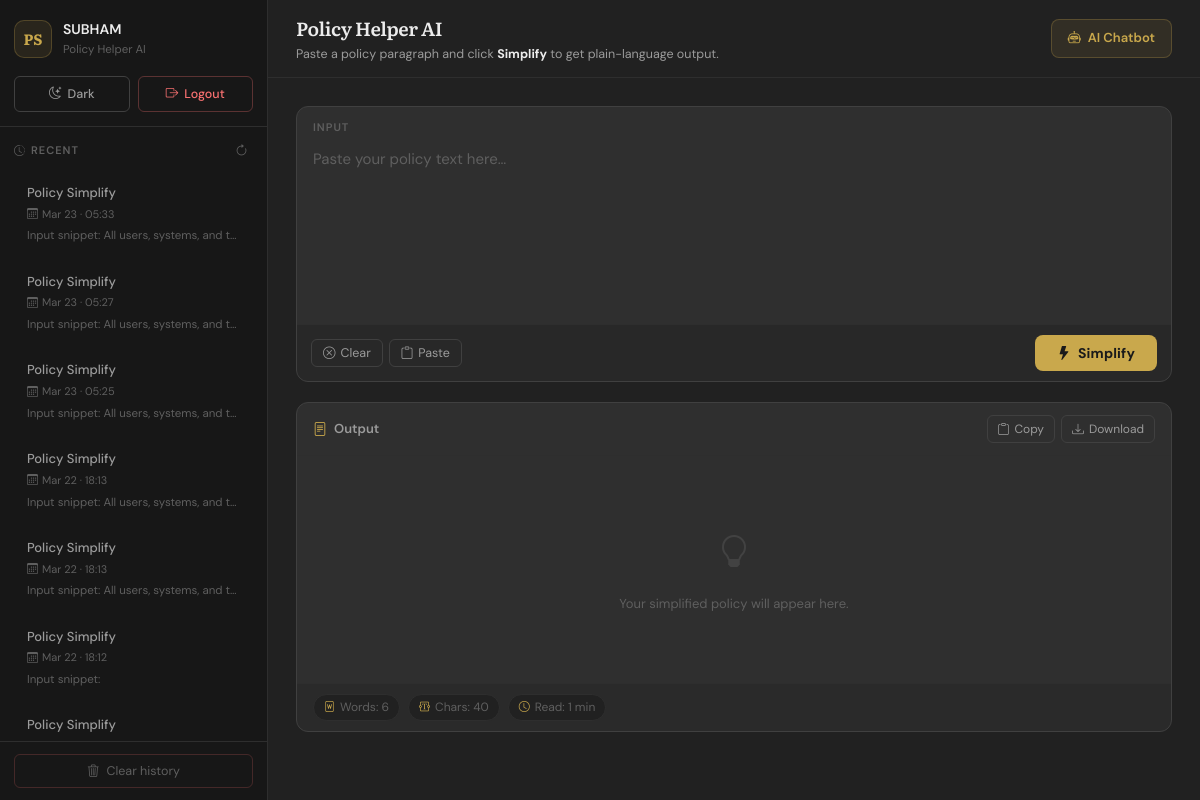
The page /index (signed in) on the database its author committed.
### app.py (models this page shows)
class User(db.Model):
    id = db.Column(db.Integer, primary_key=True)
    username = db.Column(db.String(150), unique=True, nullable=False)
    email = db.Column(db.String(150), unique=True, nullable=False)
    password_hash = db.Column(db.String(256), nullable=False)
    reset_token = db.Column(db.String(256), nullable=True)
    is_admin = db.Column(db.Boolean, default=False)
    activities = db.relationship('Activity', backref='user', lazy='dynamic')

class Activity(db.Model):
    id = db.Column(db.Integer, primary_key=True)
    user_id = db.Column(db.Integer, db.ForeignKey('user.id'), nullable=True)
    action = db.Column(db.String(100), nullable=False)
    details = db.Column(db.Text, nullable=True)
    ip_address = db.Column(db.String(64), nullable=True)
    timestamp = db.Column(db.DateTime, default=datetime.utcnow, index=True)

### app.py (the view, shortened to what this page needs)
@app.route('/index', methods=['GET', 'POST'])
def index():
    if "username" not in session:
        flash("Login required.", "danger")
        return redirect(url_for('login'))
    output = ""
    user_activities = []
    username = session.get('username')
    user = User.query.filter_by(username=username).first() if username else None
    if user:
        user_activities = Activity.query.filter(
            Activity.user_id == user.id,
            Activity.action.in_(["policy_simplify", "policy_simplify_anonymous"])
        ).order_by(Activity.timestamp.desc()).limit(10).all()
    return render_template("index.html", output=output, activities=user_activities, username=username)

### templates/index.html (shortened to what this page needs)
<!doctype html>
<html lang="en">
<head>
  <link href="https://cdn.jsdelivr.net/npm/bootstrap-icons@1.10.5/font/bootstrap-icons.css" rel="stylesheet">
</head>
<body>
<div class="layout">
  <aside class="sidebar">
    <div class="sidebar-top">
      <div class="brand">
        <div class="logo">PS</div>
        <div class="brand-text">
          <div class="brand-name">{{ username or 'Guest' }}</div>
          <div class="brand-sub">Policy Helper AI</div>
        </div>
      </div>
      <div class="sidebar-actions">
        <button id="themeToggle" class="s-btn s-btn-theme">
        </button>
        <a href="{{ url_for('logout') }}" class="s-btn s-btn-logout">
          <i class="bi bi-box-arrow-right"></i> Logout
        </a>
      </div>
    </div>
    <div class="sidebar-section">
      <div class="section-label">
        <span><i class="bi bi-clock-history" style="margin-right:5px;"></i>Recent</span>
        <button class="refresh-btn" id="refreshActs" title="Refresh"><i class="bi bi-arrow-clockwise"></i></button>
      </div>
      <div class="activity-list" id="activityList">
        {% if activities and activities|length > 0 %}
          {% for act in activities %}
          <div class="act-item" tabindex="0"
               data-details="{{ act.details|e }}"
               data-timestamp="{{ act.timestamp }}"
               data-action="{{ act.action }}">
            <div class="act-title">{{ act.action.replace('_',' ').title() }}</div>
            <div class="act-time"><i class="bi bi-calendar3"></i>{{ act.timestamp.strftime('%b %d · %H:%M') }}</div>
            <div class="act-snippet">{{ act.details[:80] if act.details else '—' }}</div>
          </div>
          {% endfor %}
        {% else %}
          <div class="act-empty">
            <i class="bi bi-inbox"></i>
            <p>No simplifications yet.</p>
          </div>
        {% endif %}
      </div>
    </div>
    <div class="sidebar-footer">
      <form method="post" action="{{ url_for('clear_history') }}" onsubmit="return confirm('Clear your activity history?');">
        <button type="submit" class="clear-btn">
          <i class="bi bi-trash3"></i> Clear history
        </button>
      </form>
    </div>
  </aside>
  <div class="main">
    <div class="topbar">
      <div class="topbar-left">
        <h1>Policy Helper AI</h1>
        <p>Paste a policy paragraph and click <strong style="color:var(--text);">Simplify</strong> to get plain-language output.</p>
      </div>
      <a href="{{ url_for('chat') }}" class="chatbot-btn">
        <i class="bi bi-robot"></i> AI Chatbot
      </a>
    </div>
    <div class="content">
      <div class="input-card">
        <div class="input-card-label">Input</div>
        <textarea id="policyInput" name="policy" form="simplifyForm"
          placeholder="Paste your policy text here…">{{ request.form.policy or '' }}</textarea>
        <div class="input-toolbar">
          <div class="toolbar-left">
            <button id="clearBtn" class="tool-btn"><i class="bi bi-x-circle"></i> Clear</button>
            <button id="pasteBtn" class="tool-btn"><i class="bi bi-clipboard"></i> Paste</button>
          </div>
          <form id="simplifyForm" method="post" action="{{ url_for('index') }}">
            <button type="submit" class="simplify-btn">
              <i class="bi bi-lightning-fill"></i> Simplify
            </button>
          </form>
        </div>
      </div>
      <div class="output-card">
        <div class="output-header">
          <div class="output-title">
            <i class="bi bi-file-text"></i> Output
          </div>
          <div class="output-actions">
            <button id="copyOutput" class="out-btn"><i class="bi bi-clipboard"></i> Copy</button>
            <button id="downloadOutput" class="out-btn"><i class="bi bi-download"></i> Download</button>
          </div>
        </div>
        <div class="output-body" id="outputCard">
          {% if output %}
            <div id="outputArea">{{ output | safe }}</div>
          {% else %}
            <div class="output-placeholder">
              <i class="bi bi-lightbulb"></i>
              <p>Your simplified policy will appear here.</p>
            </div>
          {% endif %}
        </div>
        <div class="stats-bar">
          <div class="stat-item" id="wordCount"><i class="bi bi-file-word"></i><span>Words: 0</span></div>
          <div class="stat-item" id="charCount"><i class="bi bi-textarea-t"></i><span>Chars: 0</span></div>
          <div class="stat-item" id="readTime"><i class="bi bi-clock"></i><span>Read: 0 min</span></div>
        </div>
      </div>
    </div>
  </div>
</div>
</body>
</html>

### rows shown on the page
User: username "SUBHAM"
Activity: action.replace "Policy Simplify", timestamp "Mar 23 · 05:33", details "Input snippet: All users, systems, and t…"
Activity: action.replace "Policy Simplify", timestamp "Mar 23 · 05:27", details "Input snippet: All users, systems, and t…"
Activity: action.replace "Policy Simplify", timestamp "Mar 23 · 05:25", details "Input snippet: All users, systems, and t…"
Activity: action.replace "Policy Simplify", timestamp "Mar 22 · 18:13", details "Input snippet: All users, systems, and t…"
Activity: action.replace "Policy Simplify", timestamp "Mar 22 · 18:13", details "Input snippet: All users, systems, and t…"
Activity: action.replace "Policy Simplify", timestamp "Mar 22 · 18:12", details "Input snippet:"
Activity: action.replace "Policy Simplify"
